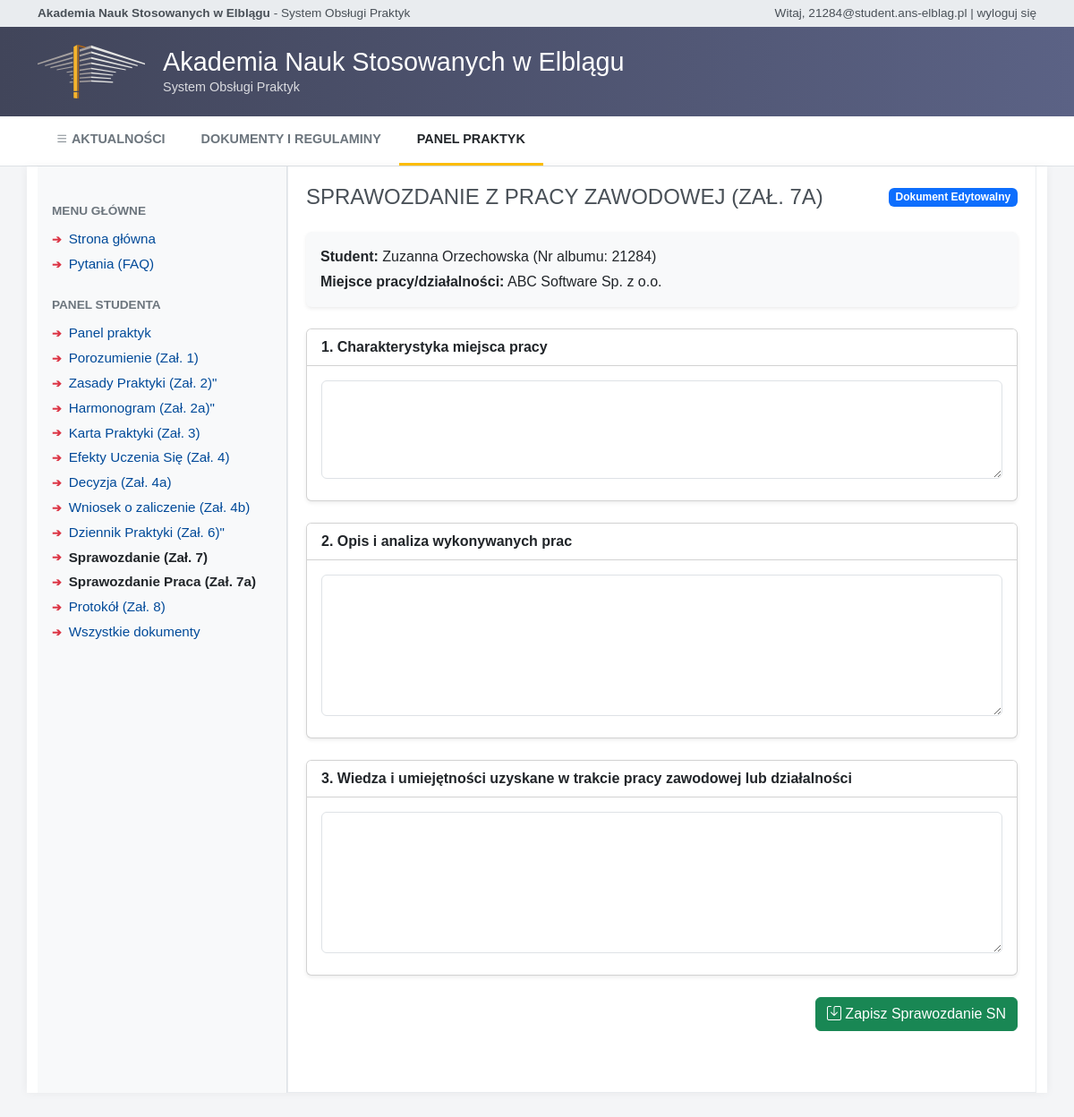
/student/zal7a_sprawozdanie (signed in), run on the app's committed database.
### models.py (models this page shows, shortened)
class Uzytkownik(db.Model, UserMixin):
    __tablename__ = 'uzytkownik'
    id = db.Column(db.Integer, primary_key=True)
    email = db.Column(db.String(120), unique=True, nullable=False)
    haslo_hash = db.Column(db.String(255), nullable=False)
    imie = db.Column(db.String(50), nullable=False)
    nazwisko = db.Column(db.String(50), nullable=False)
    rola = db.Column(db.String(20), nullable=False)
    aktywny = db.Column(db.Integer, default=1)
    @property
    def is_active(self):
        return bool(self.aktywny)

class Student(db.Model):
    __tablename__ = 'student'
    id = db.Column(db.Integer, primary_key=True)
    uzytkownik_id = db.Column(db.Integer, db.ForeignKey('uzytkownik.id'), nullable=False)
    nr_albumu = db.Column(db.String(20), unique=True, nullable=False)
    kierunek = db.Column(db.String(100), default='informatyka')
    specjalnosc = db.Column(db.String(100))
    tryb_studiow = db.Column(db.String(50))
    rok_studiow = db.Column(db.Integer)
    uzytkownik = db.relationship('Uzytkownik', backref=db.backref('student_profil', uselist=False))

class ZakladPracy(db.Model):
    __tablename__ = 'zaklad_pracy'
    id = db.Column(db.Integer, primary_key=True)
    nazwa = db.Column(db.String(255), nullable=False)
    nip = db.Column(db.String(20), unique=True)
    adres = db.Column(db.String(255))
    miasto = db.Column(db.String(100))
    email = db.Column(db.String(120))
    telefon = db.Column(db.String(50))
    zopz_id = db.Column(db.Integer, db.ForeignKey('uzytkownik.id'))

### blueprints/student.py (the view, shortened to what this page needs)
@student_bp.route('/zal7a_sprawozdanie', methods=['GET', 'POST'])
@login_required
def zal7a_sprawozdanie():
    if current_user.rola != 'student':
        return redirect(url_for('index'))
    student = Student.query.filter_by(uzytkownik_id=current_user.id).first()
    praktyka = Praktyka.query.filter_by(student_id=student.id).first()
    if not praktyka:
        flash('Brak przypisanej praktyki.', 'warning')
        return redirect(url_for('student.dashboard'))
    dokument = Dokument.query.filter_by(praktyka_id=praktyka.id, typ_zalacznika='ZAL7A').first()
    if not dokument:
        dokument = Dokument(praktyka_id=praktyka.id, typ_zalacznika='ZAL7A', utworzony_przez=current_user.id)
        db.session.add(dokument)
        db.session.commit()
    sprawozdanie_doc = Sprawozdanie.query.filter_by(dokument_id=dokument.id).first()
    return render_template(
        'dokumenty/zal7a_sprawozdanie.html',
        student=student,
        praktyka=praktyka,
        sprawozdanie=sprawozdanie_doc
    )

### blueprints/auth.py (called while the page is built)
@login_manager.user_loader
def load_user(user_id):
    return Uzytkownik.query.get(int(user_id))

### templates/dokumenty/zal7a_sprawozdanie.html (shortened to what this page needs)
{% extends "base.html" %}
{% block content %}
<div class="d-flex justify-content-between align-items-center mb-4">
    <div>
        <h2
            style="color: #495057; font-weight: normal; font-size: 1.5rem; text-transform: uppercase; margin-bottom: 0;">
            Sprawozdanie z Pracy Zawodowej (Zał. 7a)</h2>
    </div>
    {% if dokument and dokument.status == 'Approved' %}
    <span class="badge bg-success fs-6">Zatwierdzone</span>
    {% elif dokument and dokument.status == 'Rejected' %}
    <span class="badge bg-danger fs-6">Do poprawy</span>
    {% elif current_user.rola == 'student' %}
    <span class="badge bg-primary">Dokument Edytowalny</span>
    {% else %}
    <span class="badge bg-warning text-dark fs-6">Oczekuje na weryfikację</span>
    {% endif %}
</div>
<div class="card shadow-sm border-0 mb-4 bg-light">
    <div class="card-body">
        <p class="mb-1"><strong>Student:</strong> {{ student.uzytkownik.imie }} {{ student.uzytkownik.nazwisko }} (Nr
            albumu: {{ student.nr_albumu }})</p>
        <p class="mb-0"><strong>Miejsce pracy/działalności:</strong> {{ praktyka.zaklad.nazwa }}</p>
    </div>
</div>
<form method="POST"
    action="{% if current_user.rola == 'student' %}{{ url_for('student.zal7a_sprawozdanie') }}{% endif %}">
    {% set is_readonly = 'readonly disabled' if current_user.rola != 'student' or (dokument and dokument.status ==
    'Approved') else '' %}
    <div class="card shadow-sm mb-4">
        <div class="card-header bg-white fw-bold">1. Charakterystyka miejsca pracy</div>
        <div class="card-body">
            <textarea class="form-control mb-2" name="charakterystyka" rows="4" required {{ is_readonly
                }}>{% if sprawozdanie %}{{ sprawozdanie.charakterystyka }}{% endif %}</textarea>
        </div>
    </div>
    <div class="card shadow-sm mb-4">
        <div class="card-header bg-white fw-bold">2. Opis i analiza wykonywanych prac</div>
        <div class="card-body">
            <textarea class="form-control mb-2" name="opis" rows="6" required {{ is_readonly
                }}>{% if sprawozdanie %}{{ sprawozdanie.opis_prac }}{% endif %}</textarea>
        </div>
    </div>
    <div class="card shadow-sm mb-4">
        <div class="card-header bg-white fw-bold">3. Wiedza i umiejętności uzyskane w trakcie pracy zawodowej lub
            działalności</div>
        <div class="card-body">
            <textarea class="form-control mb-2" name="wiedza" rows="6" required {{ is_readonly
                }}>{% if sprawozdanie %}{{ sprawozdanie.wiedza_umiejetnosci }}{% endif %}</textarea>
        </div>
    </div>
    {% if current_user.rola == 'student' and (not dokument or dokument.status != 'Approved') %}
    <div class="text-end mb-5">
        <button type="submit" class="btn btn-success"><i class="bi bi-save"></i> Zapisz Sprawozdanie SN</button>
    </div>
    {% endif %}
</form>
{% endblock %}

### templates/base.html (shortened to what this page needs)
<!DOCTYPE html>
<html lang="pl">
<head>
    <link href="https://cdn.jsdelivr.net/npm/bootstrap@5.3.0/dist/css/bootstrap.min.css" rel="stylesheet">
    <link rel="stylesheet" href="https://cdn.jsdelivr.net/npm/bootstrap-icons@1.10.5/font/bootstrap-icons.css">
</head>
<body>
    <div class="top-bar">
        <div class="container d-flex justify-content-between align-items-center">
            <div>
                <strong>Akademia Nauk Stosowanych w Elblągu</strong> - System Obsługi Praktyk
            </div>
            <div>
                {% if current_user.is_authenticated %}
                Witaj, {{ current_user.email }} |
                <a href="{{ url_for('auth.logout') }}">wyloguj się</a>
                {% else %}
                Nie jesteś zalogowany |
                <a href="{{ url_for('auth.login') }}">zaloguj się</a>
                {% endif %}
            </div>
        </div>
    </div>
    <header class="main-header">
        <div class="container header-content">
            <img src="{{ url_for('static', filename='header-logo.svg') }}" alt="Logo ANS Elbląg"
                style="height: 60px; margin-right: 20px;">
            <div>
                <h1 class="header-title">Akademia Nauk Stosowanych w Elblągu</h1>
                <p class="header-subtitle">System Obsługi Praktyk</p>
            </div>
        </div>
    </header>
    {% block navbar %}
    <nav class="main-nav">
        <div class="container d-flex flex-wrap">
            <a class="nav-link {% if request.path == '/' %}active{% endif %}" href="/"><i class="bi bi-list"></i>
                AKTUALNOŚCI</a>
            <a class="nav-link {% if request.path == '/dokumenty' %}active{% endif %}" href="/dokumenty">DOKUMENTY I
                REGULAMINY</a>
            {% if current_user.is_authenticated %}
            {% if current_user.rola == 'student' %}
            <a class="nav-link {% if 'student' in request.path %}active{% endif %}" href="/student/dashboard">PANEL PRAKTYK</a>
            {% elif current_user.rola == 'uopz' %}
            <a class="nav-link {% if 'uopz' in request.path %}active{% endif %}" href="{{ url_for('uopz.dashboard') }}">PANEL STUDENTÓW</a>
            {% endif %}
            {% endif %}
        </div>
    </nav>
    {% endblock %}
    {% block layout %}
    <div class="container mb-5 content-container">
        <div class="row g-0">
            <div class="col-md-3 sidebar ps-3 pe-3 bg-light border-end">
                <div class="sidebar-section-title">Menu Główne</div>
                <ul class="sidebar-menu">
                    <li><a href="/" class="{% if request.path == '/' %}active{% endif %}">Strona główna</a></li>
                    <li><a href="/pytania" class="{% if request.path == '/pytania' %}active{% endif %}">Pytania
                            (FAQ)</a></li>
                </ul>
                {% if current_user.is_authenticated and current_user.rola == 'student' %}
                <div class="sidebar-section-title mt-4">Panel Studenta</div>
                <ul class="sidebar-menu">
                    <li><a href="/student/dashboard" class="{% if 'dashboard' in request.path %}active{% endif %}">Panel praktyk</a></li>
                    <li><a href="/student/porozumienie"
                            class="{% if 'porozumienie' in request.path %}active{% endif %}">Porozumienie (Zał. 1)</a>
                    </li>
                    <li><a href="/student/zal2_program"
                            class="{% if 'zal2_program' in request.path %}active{% endif %}">Zasady Praktyki (Zał. 2)"
                        </a>
                    </li>
                    <li><a href="/student/zal2a_harmonogram"
                            class="{% if 'zal2a_harmonogram' in request.path %}active{% endif %}">Harmonogram (Zał.
                            2a)"</a>
                    </li>
                    <li><a href="/student/zal3_karta"
                            class="{% if 'zal3_karta' in request.path %}active{% endif %}">Karta Praktyki (Zał. 3)</a>
                    </li>
                    <li><a href="/student/zal4_efekty"
                            class="{% if 'zal4_efekty' in request.path %}active{% endif %}">Efekty Uczenia Się (Zał.
                            4)</a></li>
                    <li><a href="/student/zal4a_decyzja"
                            class="{% if 'zal4a_decyzja' in request.path %}active{% endif %}">Decyzja (Zał. 4a)</a></li>
                    <li><a href="/student/zal4b_wniosek"
                            class="{% if 'zal4b_wniosek' in request.path %}active{% endif %}">Wniosek o zaliczenie (Zał.
                            4b)</a></li>
                    <li><a href="/student/dziennik"
                            class="{% if 'dziennik' in request.path %}active{% endif %}">Dziennik Praktyki (Zał. 6)"</a>
                    </li>
                    <li><a href="/student/sprawozdanie"
                            class="{% if 'sprawozdanie' in request.path %}active{% endif %}">Sprawozdanie (Zał. 7)</a>
                    </li>
                    <li><a href="/student/zal7a_sprawozdanie"
                            class="{% if 'zal7a_sprawozdanie' in request.path %}active{% endif %}">Sprawozdanie Praca
                            (Zał. 7a)</a></li>
                    <li><a href="/student/zal8_protokol"
                            class="{% if 'zal8_protokol' in request.path %}active{% endif %}">Protokół (Zał. 8)</a></li>
                    <li><a href="/dokumenty">Wszystkie dokumenty</a></li>
                </ul>
                {% endif %}
            </div>
            <div class="col-md-9 content-area">
                {% block content %}{% endblock %}
            </div>
        </div>
    </div>
    {% endblock %}
</body>
</html>

### templates/base.html (style rules this page uses)
body { font-family: Arial, sans-serif; background-color: #f4f5f7; color: #333; }
.top-bar { background-color: #e9ecef; font-size: 0.85rem; padding: 5px 0; color: #495057; }
.top-bar a { color: #495057; text-decoration: none; }
.main-header { background: linear-gradient(to right, #41455a, #5b6285); color: white; padding: 20px 0; position: relative; }
.main-header::after { content: ''; position: absolute; top: 0; right: 0; bottom: 0; left: 0; opacity: 0.1; z-index: 1; }
.header-content { position: relative; z-index: 2; display: flex; align-items: center; }
.header-title { font-size: 1.8rem; font-weight: 500; margin: 0; }
.header-subtitle { font-size: 0.9rem; opacity: 0.8; margin-bottom: 0; }
.main-nav { background-color: white; border-bottom: 1px solid #dee2e6; padding: 0; }
.main-nav .nav-link { color: #6c757d; font-weight: 600; font-size: 0.9rem; padding: 15px 20px; text-transform: uppercase; }
.main-nav .nav-link.active { color: #212529; border-bottom: 3px solid #fbbc04; }
.sidebar { background-color: transparent; padding-top: 20px; }
.sidebar-menu { list-style: none; padding-left: 0; }
.sidebar-section-title { text-transform: uppercase; font-size: 0.85rem; color: #6c757d; margin-top: 20px; margin-bottom: 10px; font-weight: 600; }
.sidebar-menu li { margin-bottom: 5px; }
.sidebar-menu a { color: #004a99; text-decoration: none; font-size: 0.95rem; display: flex; align-items: center; }
.sidebar-menu a::before { content: "➔"; color: #dc3545; font-size: 0.8rem; margin-right: 8px; font-weight: bold; }
.sidebar-menu a.active { font-weight: bold; color: #212529; }
.content-area { background-color: white; padding: 20px; min-height: 500px; border-left: 1px solid #e9ecef; border-right: 1px solid #e9ecef; border-bottom: 1px solid #e9ecef; }
.content-container { background-color: white; box-shadow: 0 0 10px rgba(0, 0, 0, 0.05); margin-top: 0; }

### data on the page
Uzytkownik: email "21284@student.ans-elblag.pl", uzytkownik.imie "Zuzanna", uzytkownik.nazwisko "Orzechowska"
Student: nr_albumu "21284"
ZakladPracy: zaklad.nazwa "ABC Software Sp. z o.o."
